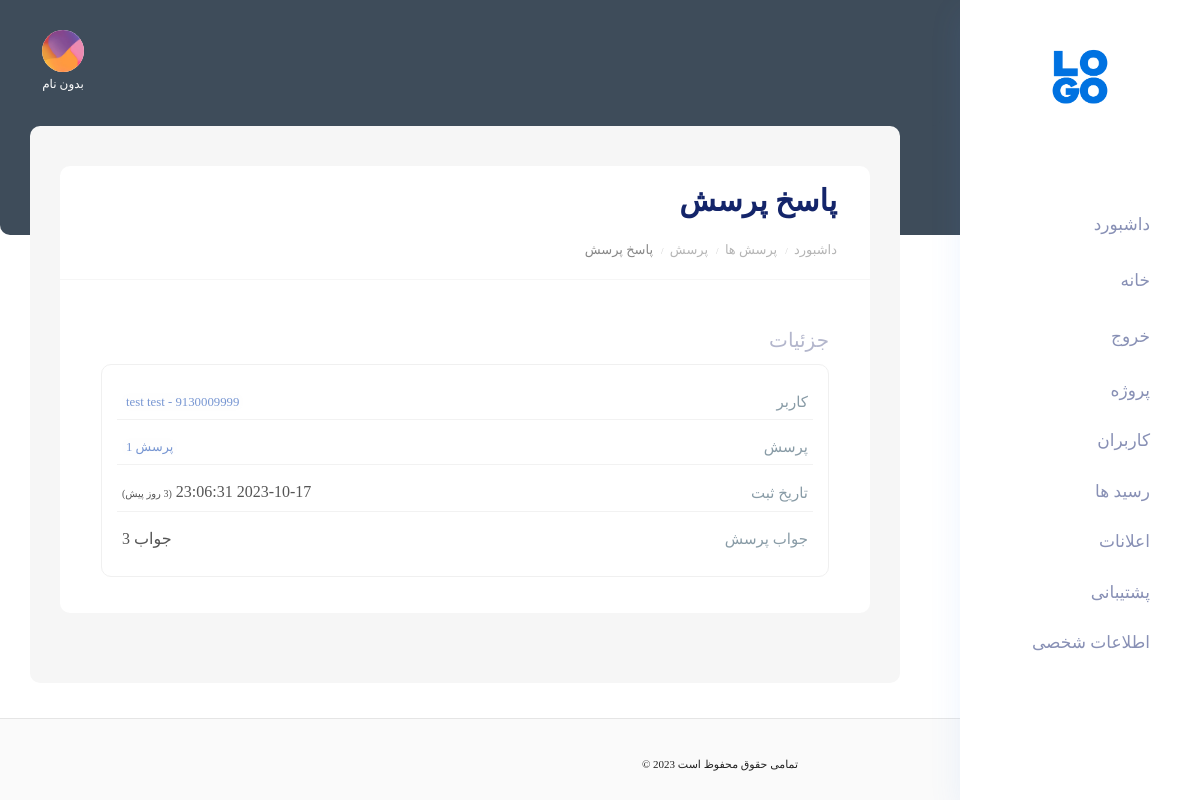
The app's page /u/dashboard/support/answer/detail/1 (signed in) with its own data.
### account/models.py (models this page shows, shortened)
class User(AbstractUser):
    ROLE_USER_OPTIONS = (
        ('normal_user', 'کاربر عادی'),
        ('financial_user', 'ادمین مالی'),
        ('super_user', 'ادمین وِیژه'),
    )
    first_name = models.CharField("first name", max_length=150, blank=True, default="بدون نام")
    username = None
    email = models.EmailField("email address", null=True, blank=True, unique=True)
    phonenumber = PhoneNumberField(region='IR', unique=True)
    is_phonenumber_confirmed = models.BooleanField(default=False)
    role = models.CharField(max_length=20, choices=ROLE_USER_OPTIONS, default='normal_user')
    USERNAME_FIELD = "phonenumber"
    REQUIRED_FIELDS = []
    objects = CustomBaseUserManager()
    normal_user = NormalUserManager()
    financial_user = FinancialUserManager()
    super_user = SuperUserManager()
    class Meta:
        ordering = '-id',
    @property
    def is_admin(self):
        return True if self.role in settings.ADMIN_USER_ROLES else False
    @property
    def is_common_admin(self):
        return True if self.role in settings.COMMON_ADMIN_USER_ROLES else False
    @property
    def is_super_admin(self):
        return True if self.role in settings.SUPER_ADMIN_ROLES else False
    def get_raw_phonenumber(self):
        p = str(self.phonenumber).replace('+98', '')
        return p
    def get_full_name(self):
        fl = f'{self.first_name} {self.last_name}'.strip() or 'بدون نام'
        return fl
    def get_image_url(self):
        return '/static/images/dashboard/client_img.png'
    def get_absolute_url(self):
        return reverse('account:user_detail', args=(self.id,))

### support/models.py (models this page shows, shortened)
class AnswerQuestion(BaseModel):
    question = models.ForeignKey('Question', on_delete=models.CASCADE)
    user = models.ForeignKey('account.User', on_delete=models.CASCADE)
    answer = models.CharField(max_length=100)
    class Meta:
        ordering = '-id',

class Question(BaseModel, Image):
    title = models.CharField(max_length=150)
    description = models.TextField(null=True)
    building = models.ForeignKey('receipt.Building', on_delete=models.CASCADE, null=True)
    option_1 = models.CharField(max_length=100)
    option_2 = models.CharField(max_length=100)
    option_3 = models.CharField(max_length=100)
    option_4 = models.CharField(max_length=100)
    class Meta:
        ordering = '-id',
    def get_absolute_url(self):
        return reverse('support:support_dashboard_question_detail', args=(self.id,))

### support/views/dashboard.py (the view)
# urls.py: path('u/dashboard/support/answer/detail/<int:answer_id>', dashboard.AnswerDetail.as_view(), name='support_dashboard_answer_detail'),
class AnswerDetail(LoginRequiredMixinCustom, View):
    template_name = 'support/dashboard/answer/detail.html'
    @user_role_required_cbv(['normal_user', 'super_user'])
    def get(self, request, answer_id):
        answer = get_object_or_404(AnswerQuestion, id=answer_id)
        context = {
            'answer': answer
        }
        return render(request, self.template_name, context)

### core/auth/mixins.py (called while the page is built)
    def dispatch(self, request, *args, **kwargs):
        if not request.user.is_authenticated:
            return self.handle_no_permission()
        if not request.user.is_phonenumber_confirmed:
            return redirect('account:confirm_phonenumber')
        return super().dispatch(request, *args, **kwargs)

### core/models/base.py (called while the page is built)
    def get_created_at(self):
        return self.created_at.strftime('%Y-%m-%d %H:%M:%S')

    def get_created_at_timepast(self):
        return get_timesince_persian(self.created_at)

### core/utils.py (called while the page is built)
def get_time(frmt='%Y-%m-%d_%H:%M'):
    t = timezone.now()
    if frmt is not None:
        t = t.strftime(frmt)
    return t

def get_timesince_persian(time):
    time_server = get_time(None)
    diff_time = datetime.datetime(time_server.year, time_server.month, time_server.day, time_server.hour,
                                  time_server.minute) - datetime.datetime(time.year, time.month, time.day, time.hour,
                                                                          time.minute)
    diff_time_sec = diff_time.total_seconds()
    min = int(diff_time_sec // 60 % 60)
    hour = int(diff_time_sec // 3600)
    day = diff_time.days
    result = ''
    if min > 0:
        result = f'{min} دقیقه پیش'
    else:
        result = f'لحظاتی پیش'
    if hour > 0:
        result = f'{hour} ساعت پیش'
    if day > 0:
        result = f'{day}  روز پیش'
    return result

### support/templates/support/dashboard/answer/detail.html (shortened to what this page needs)
{% extends 'account/dashboard/components/base/base_template.html' %}
{% block Content %}
    {% include 'account/dashboard/components/base/nav.html' %}
    <section class="main_content dashboard_part large_header_bg">
        {% include 'account/dashboard/components/base/header.html' %}
        <div class="main_content_iner">
            <div class="container-fluid p-0 ">
                <div class="col-lg-12">
                    <div class="white_card mb_30">
                        <div class="white_card_header">
                            <div class="box_header m-0">
                                <div class="main-title">
                                    <h2 class="m-0">
                                        پاسخ پرسش
                                    </h2>
                                </div>
                            </div>
                            <div class="breadcrumb">
                                <ul>
                                    <li>
                                        <a href="{% url 'account:dashboard' %}">داشبورد</a>
                                    </li>
                                      <li>
                                        <a href="{% url 'support:support_dashboard_question_list' %}">پرسش ها</a>
                                    </li>
                                    <li>
                                        <a href="{{ answer.question.get_absolute_url }}">پرسش</a>
                                    </li>
                                       <li>
                                        <a href="">پاسخ پرسش</a>
                                    </li>
                                </ul>
                            </div>
                        </div>
                        <div class="white_card_body">
                            <div class="card-body">
                                <div class="receipt-task">
                                    <div class="container-title">
                                        <p>
                                            جزئیات
                                        </p>
                                    </div>
                                    <div class="text-center"
                                         dir="ltr">
                                        <div class="detail col-12">
                                            {% if user.is_admin %}
                                                <div class="detail-field">
                                                    <span>کاربر</span>
                                                    <p>
                                                        <a href="{{ answer.user.get_absolute_url }}">{{ answer.user.get_full_name }}
                                                            - {{ answer.user.get_raw_phonenumber }}</a>
                                                    </p>
                                                </div>
                                            {% endif %}
                                            <div class="detail-field">
                                                <span>پرسش</span>
                                                <p>
                                                    <a href="{{ answer.question.get_absolute_url }}">{{ answer.question.title|truncatechars:40 }}</a>
                                                </p>
                                            </div>
                                            <div class="detail-field">
                                                <span>تاریخ ثبت</span>
                                                <p>
                                                    <span class="datetime-convert">{{ answer.get_created_at }}</span>
                                                    <span class="font-size-10">({{ answer.get_created_at_timepast }})</span>
                                                </p>
                                            </div>
                                            <div class="detail-field">
                                                <span>جواب پرسش</span>
                                                <p>
                                                    {{ answer.answer }}
                                                </p>
                                            </div>
                                        </div>
                                    </div>
                                </div>
                            </div>
                        </div>
                    </div>
                </div>
            </div>
        </div>
        {% include 'account/dashboard/components/base/footer.html' %}
    </section>
{% endblock %}

### account/templates/account/dashboard/components/base/header.html (shortened to what this page needs)
{% load static %}
<header>
    <div class="container-fluid g-0">
        <div class="row">
            <div class="col-lg-12 p-0 ">
                <div class="header_iner d-flex justify-content-between align-items-center">
                    <div class="header_right d-flex justify-content-between align-items-center">
                        <div class="header_notification_warp d-flex align-items-center">
                            <li class="m-1" title="اعلانات">
                                <a href="{% url 'notification:notification_dashboard_user_personal_list' %}"><i
                                        class="fa fa-bell"></i></a>
                            </li>
                            <li class="m-1" title="خروج">
                                <a href="{% url 'account:logout' %}">
                                    <i class="fa fa-sign-out-alt"></i>
                                </a>
                            </li>
                        </div>
                        <div class="profile_info text-center mx-4">
                            <a href="{% url 'account:info_detail' %}">
                                <img src="{{ user.get_image_url }}" alt="{{ user.get_full_name }}">
                                <p class="font-60 text-center text-white">
                                    {{ user.get_full_name|truncatechars:30 }}
                                </p>
                            </a>
                        </div>
                    </div>
                </div>
            </div>
        </div>
    </div>
</header>

### static/styles/form.css (style rules this page uses)
::placeholder { font-family: 'Vazir'; font-size: 80%; color: #aaa; }

### static/styles/base.css (style rules this page uses)
* { margin: 0; padding: 0; box-sizing: border-box; }
body { font-family: 'Vazir'; }
.font-60 { font-size: 60% !important; }
.breadcrumb { margin-bottom: 0 !important; margin-top: 13px; }
.breadcrumb ul { direction: rtl; width: 100%; display: block; }
.breadcrumb li { font-size: 65%; display: inline-block; color: #b5b5b5; }
.breadcrumb li:after { content: "/"; margin: 0 3px; font-size: 70%; color: #ccc; }
.breadcrumb li:last-of-type:after { content: ""; margin: 0; }
.breadcrumb li a { color: inherit; }
.breadcrumb a[href=""] { color: #878787; }

### support/templates/support/dashboard/answer/detail.html (style rules this page uses)
.receipt-task .detail a { color: #7796d2; background: #fefefe; padding: 2px 4px; border-radius: 15px; }
.detail { direction: rtl; border: 1px solid #f0f0f0; border-radius: 10px; padding: 10px; }
.detail-field { margin: 10px 5px; display: flex; justify-content: space-between; align-items: center; padding: 5px; border-bottom: 1px solid #f2f2f2; }
.detail-field:last-of-type { border-bottom: none; }
.detail-field > span { font-size: 75%; color: #889ba6; }
.detail-field p { margin: 0; display: inline-block; font-size: 80%; color: #555; }
.detail-field a { font-size: 80%; }
.detail-field p span { color: inherit; }

### records on screen
User: get_full_name "بدون نام"
AnswerQuestion: user.get_full_name "test test", user.get_raw_phonenumber "9130009999", question "پرسش 1", get_created_at "2023-10-17 23:06:31", get_created_at_timepast "3 روز پیش", answer "جواب 3"
